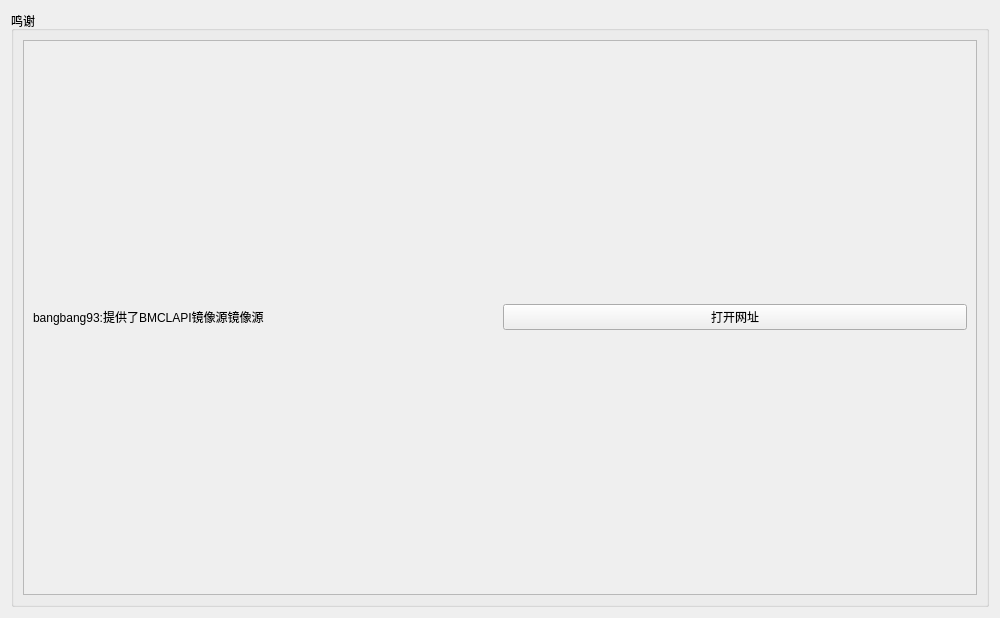
<?xml version="1.0" encoding="UTF-8"?>
<ui version="4.0">
 <class>About</class>
 <widget class="QWidget" name="About">
  <property name="geometry">
   <rect>
    <x>0</x>
    <y>0</y>
    <width>1000</width>
    <height>618</height>
   </rect>
  </property>
  <property name="windowTitle">
   <string>关于</string>
  </property>
  <layout class="QGridLayout" name="gridLayout">
   <item row="0" column="0">
    <widget class="QGroupBox" name="groupBox">
     <property name="title">
      <string>鸣谢</string>
     </property>
     <layout class="QGridLayout" name="gridLayout_2">
      <item row="0" column="0">
       <widget class="QScrollArea" name="scrollArea">
        <property name="widgetResizable">
         <bool>true</bool>
        </property>
        <widget class="QWidget" name="scrollAreaWidgetContents">
         <property name="geometry">
          <rect>
           <x>0</x>
           <y>0</y>
           <width>960</width>
           <height>566</height>
          </rect>
         </property>
         <layout class="QGridLayout" name="gridLayout_3">
          <item row="0" column="0">
           <widget class="QLabel" name="label">
            <property name="text">
             <string>bangbang93:提供了BMCLAPI镜像源镜像源</string>
            </property>
           </widget>
          </item>
          <item row="0" column="1">
           <widget class="QPushButton" name="pb_openurl1">
            <property name="text">
             <string>打开网址</string>
            </property>
           </widget>
          </item>
         </layout>
        </widget>
       </widget>
      </item>
     </layout>
    </widget>
   </item>
  </layout>
 </widget>
 <resources/>
 <connections/>
</ui>
